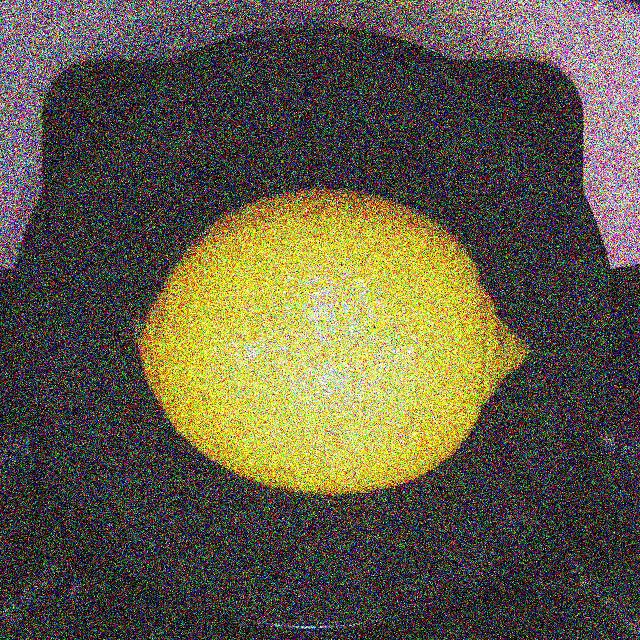
#> input picture dataset_noise/train/A/train_0039_noise.jpg, 640 x 640 px; its folder holds only this picture in this run
$ python dataset_addnoise.py
#> lines starting #> are read from the running program, lines starting #| are printed output that depends on the picture
import matplotlib.pyplot as plt
import numpy as np
import os
import random
from PIL import Image

# 程序说明：扩充数据集，给训练集和验证集图片中随机加入不同标准差的高斯噪声
# 给图片添加高斯噪声函数
def Gaussnoise_func(img, mean=0, var=0.005):
    img = np.asarray(img)
    noise = np.random.normal(mean, var ** 0.5, np.shape(img))     #产生高斯噪声
    img = img/255
    out = img + noise
    out = np.clip(out, 0, 1)
    out = Image.fromarray(np.uint8(out*255))
    return out

def main():
    train_path = os.path.join(os.getcwd(), 'dataset_noise', 'train')  # 含噪声图片的训练集路径
    val_path = os.path.join(os.getcwd(), 'dataset_noise', 'val')  # 含噪声图片的验证集路径
    print(train_path)
    print(val_path)
    label_set = [label_i for label_i in os.listdir(train_path) if os.path.isdir(os.path.join(train_path, label_i))]  # 类别标签

    for label in label_set:
        root = os.path.join(train_path, label)
        image_set = os.listdir(root)
        # 给每张图片随机添加不同标准差的高斯噪声
        for i, j in enumerate(image_set):
            origin_path = os.path.join(root, j)
            var = random.choice([0.01, 0.04, 0.09])
            img = Image.open(origin_path)
#> img is the input picture: PIL image 640x640 RGB; mean R, G, B 96.5, 90, 71.4
            img_n = Gaussnoise_func(img, 0, var)  # 添加高斯噪声
#> in Gaussnoise_func, `out = img + noise`:
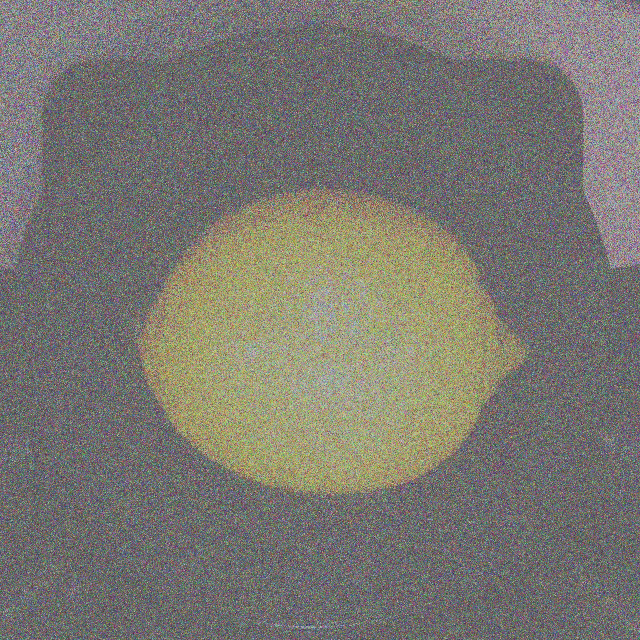
#> out: shape (640, 640, 3) float64; mean R, G, B 0.379, 0.354, 0.28; drawn with min black and max white
#> in Gaussnoise_func, `out = np.clip(out, 0, 1)`:
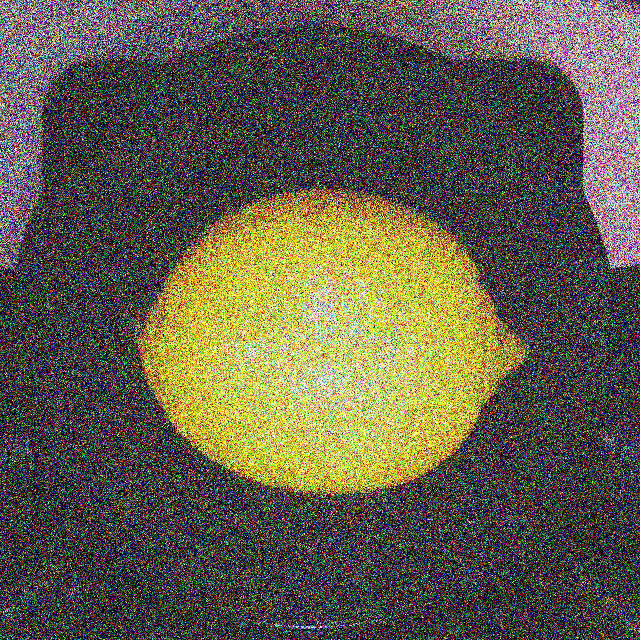
#> out: shape (640, 640, 3) float64; mean R, G, B 0.389, 0.368, 0.3
            save_path = root + '/'+ j[0:10] + '_noise' + '.jpg'  # 保存路径为当前文件夹
            img_n.save(save_path)
#> pass 2 of the loop in main, `for label in label_set:`:
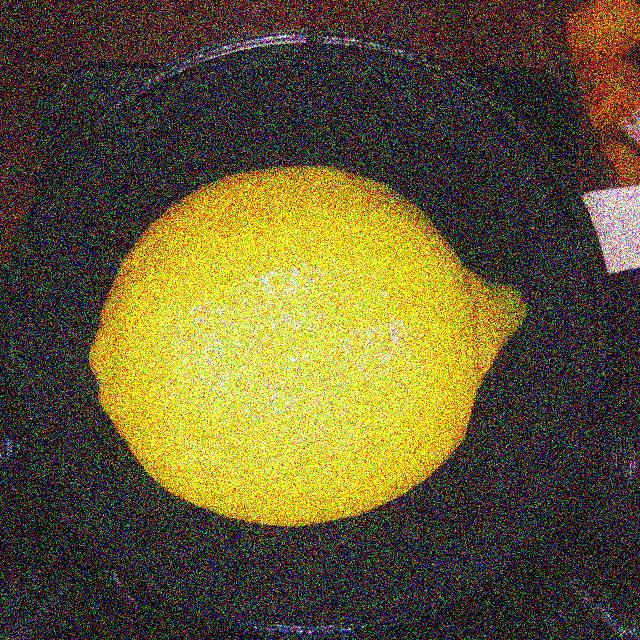
#> input picture dataset_noise/train/B/train_0078_noise.jpg, 640 x 640 px
#> in main, img is the input picture: PIL image 640x640 RGB; mean R, G, B 99, 88.5, 51.4
#> img: shape (640, 640, 3) float64

    for label in label_set:
        root = os.path.join(val_path, label)
        image_set = os.listdir(root)
        # 给每张图片随机添加不同标准差的高斯噪声
        for i, j in enumerate(image_set):
            origin_path = os.path.join(root, j)
            var = random.choice([0.01, 0.04, 0.09])
            img = Image.open(origin_path)
            img_n = Gaussnoise_func(img, 0, var)  # 添加高斯噪声
#> call 3 of Gaussnoise_func, with mean = 0, var = 0.01
#> in Gaussnoise_func (call 3), `out = img + noise`:
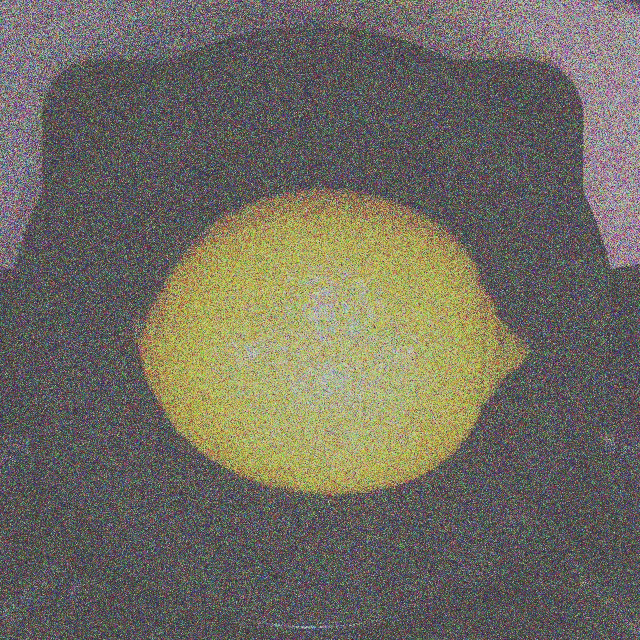
#> out: shape (640, 640, 3) float64; mean R, G, B 0.379, 0.353, 0.28; drawn with min black and max white
#> in Gaussnoise_func (call 3), `out = np.clip(out, 0, 1)`:
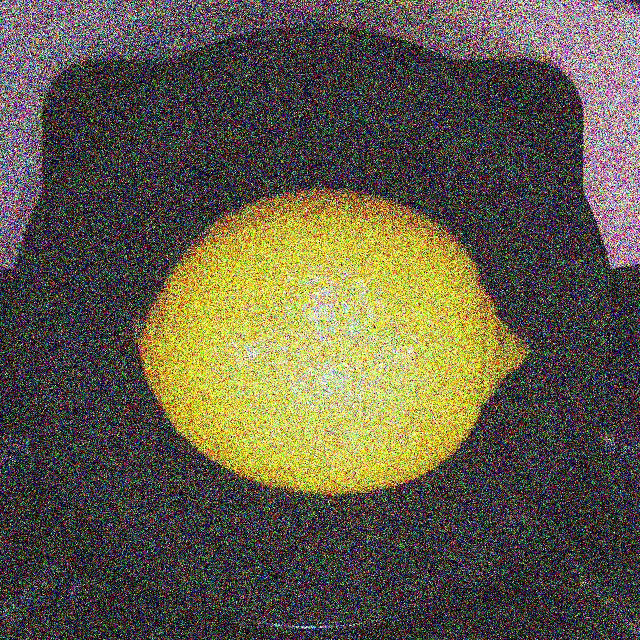
#> out: shape (640, 640, 3) float64; mean R, G, B 0.382, 0.357, 0.286
            save_path = root +'/'+ j[0:10] + '_noise' + '.jpg'  # 保存路径为当前文件夹
            img_n.save(save_path)
#> pass 2 of the loop in main, `for label in label_set:`:
#> in Gaussnoise_func (call 4), `out = img + noise`:
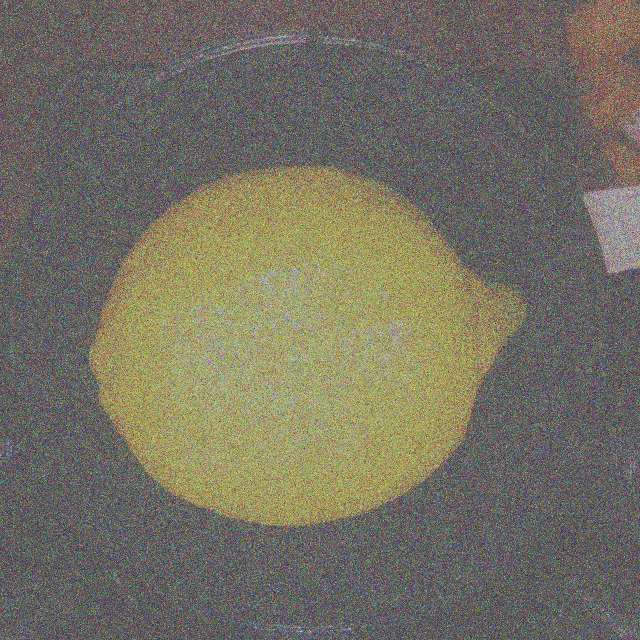
#> out: shape (640, 640, 3) float64; mean R, G, B 0.388, 0.347, 0.201; drawn with min black and max white
#> in Gaussnoise_func (call 4), `out = np.clip(out, 0, 1)`:
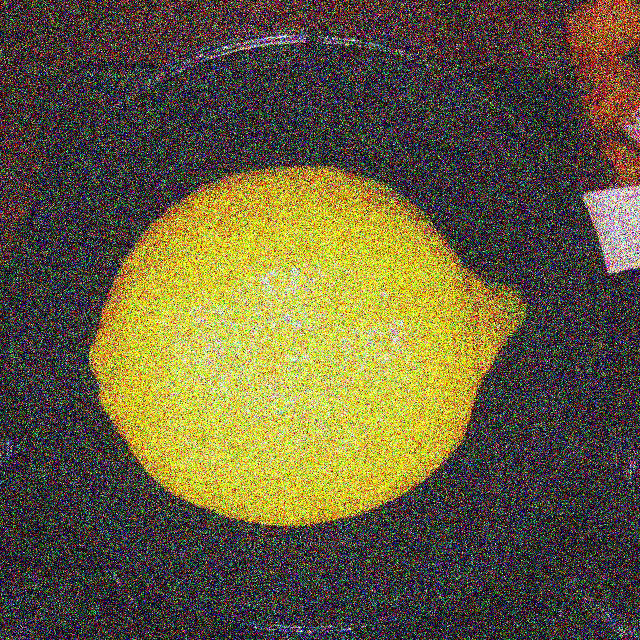
#> out: shape (640, 640, 3) float64; mean R, G, B 0.397, 0.363, 0.231

if __name__ == '__main__':
    main()
